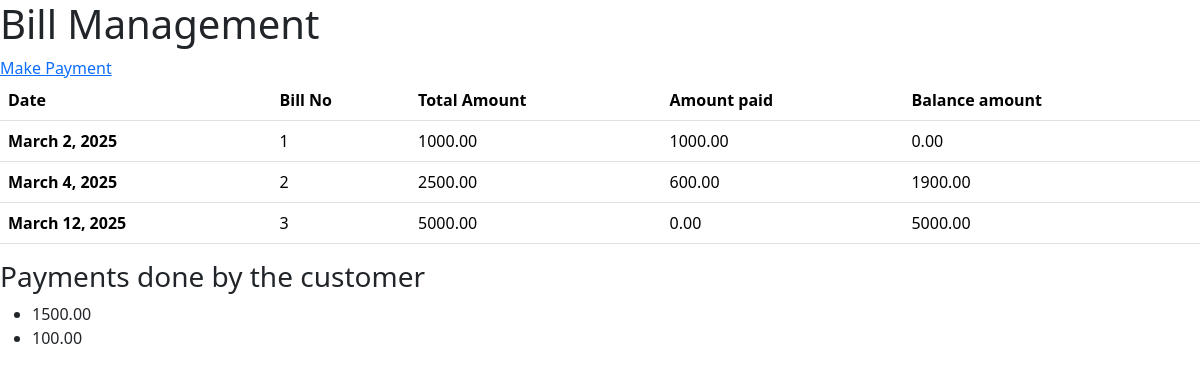
Page /bills on the committed database.
### base/models.py (models this page shows, shortened)
class Transactions(models.Model):
    bill_number = models.IntegerField(unique=True)
    total_amount = models.DecimalField(max_digits = 10, decimal_places=2)
    date = models.DateField()
    amount_paid = models.DecimalField(max_digits = 10, decimal_places=2, default=0)
    @property
    def balance_amount(self):
        return self.total_amount - self.amount_paid

class Payment(models.Model):
    date = models.DateField(auto_now_add=True)
    amount = models.DecimalField(max_digits = 10, decimal_places=2)

### base/views.py (the view)
# urls.py: path('bills', views.get_all_bills, name='bills'),
def get_all_bills(request):
    bills = Transactions.objects.all()
    payments = Payment.objects.all()
    return render(request, 'all_bills.html', {'bills':bills, 'payments':payments})

### base/templates/all_bills.html (shortened to what this page needs)
{% extends 'index.html' %}
{% block content %}
<a href="{% url 'payment' %}">Make Payment</a>
<table class="table">
    <thead>
      <tr>
        <th scope="col">Date</th>
        <th scope="col">Bill No</th>
        <th scope="col">Total Amount</th>
        <th scope="col">Amount paid</th>
        <th scope="col">Balance amount</th>
      </tr>
    </thead>
    <tbody>
        {% for bill in bills %}
        <tr>
            <th scope="row">{{bill.date}}</th>
            <td>{{bill.bill_number}}</td>
            <td>{{bill.total_amount}}</td>
            <td>{{bill.amount_paid}}</td>
            <td>{{bill.balance_amount}}</td>
          </tr>
    {% endfor %}
    </tbody>
  </table>
  <h3>Payments done by the customer</h3>
  <ul>
    {% for payment in payments  %}
    <li>{{payment.amount}}</li>
    {% endfor %}
  </ul>
{% endblock content %}

### base/templates/index.html (shortened to what this page needs)
<!doctype html>
<html lang="en">
  <head>
    <link href="https://cdn.jsdelivr.net/npm/bootstrap@5.3.3/dist/css/bootstrap.min.css" rel="stylesheet">
  </head>
  <body>
    <h1>Bill Management</h1>
    {% block content %}
    {% endblock content %}
  </body>
</html>

### rows in the picture
Transactions: date "March 2, 2025", bill_number "1", total_amount "1000.00", amount_paid "1000.00", balance_amount "0.00"
Transactions: date "March 4, 2025", bill_number "2", total_amount "2500.00", amount_paid "600.00", balance_amount "1900.00"
Transactions: date "March 12, 2025", bill_number "3", total_amount "5000.00", amount_paid "0.00", balance_amount "5000.00"
Payment: amount "1500.00"
Payment: amount "100.00"
